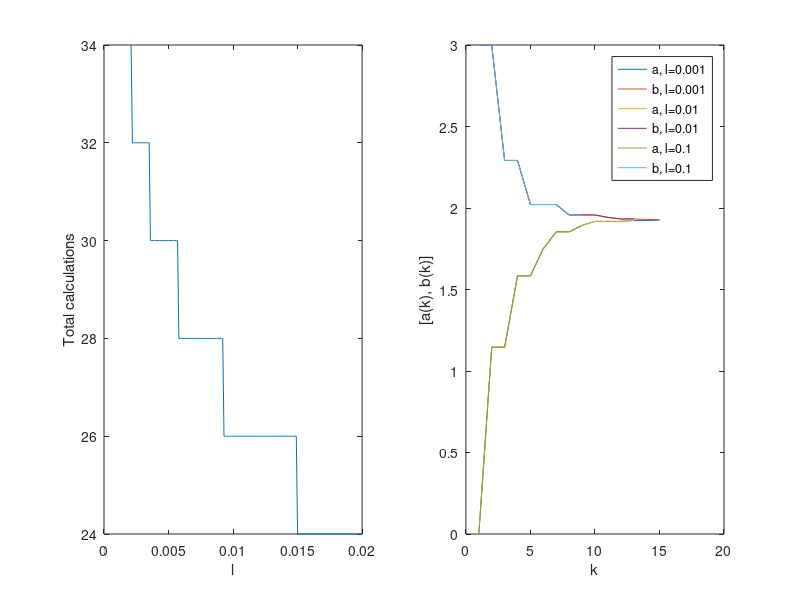
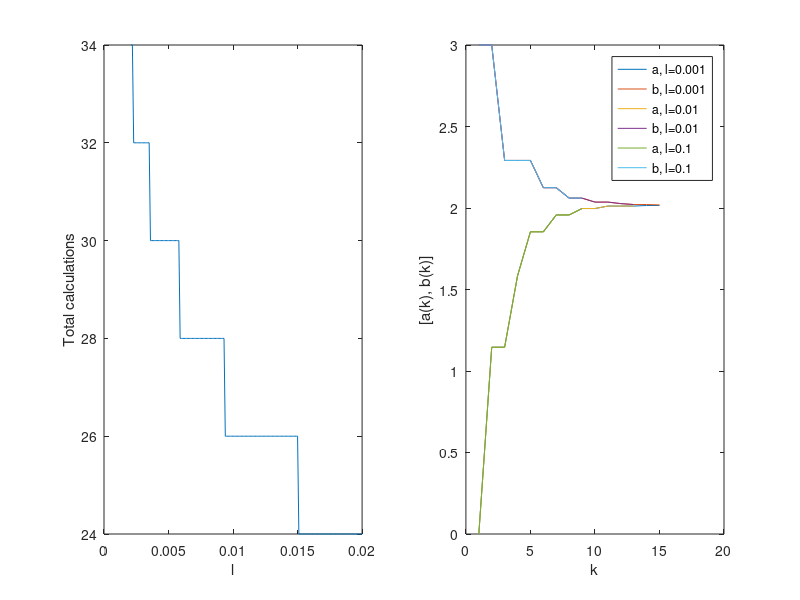
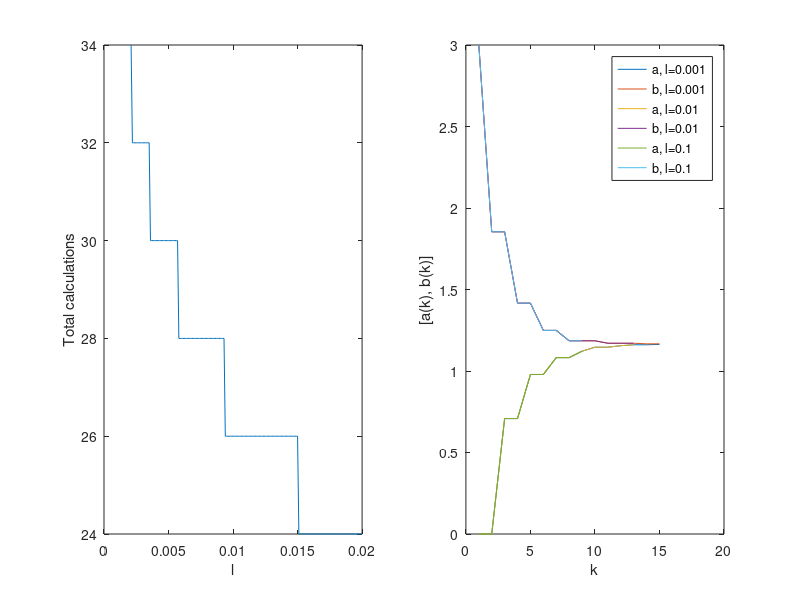

The MATLAB script that drew these images, in order:
clear all
clc

% Define an array of functions
functions = {@(x) (x - 1)^3 + ((x - 4)^2)*cos(x), @(x) exp((-2)*x) + (x - 2)^2, @(x) (x^2)*log(0.5*x) + sin((0.2*x)^2)};

% Iterate through each function
for j = 1:length(functions)
    figure(j)
    % Initialize parameters
    l = 0.01;
    gamma = 0.618;
    
    a = zeros(100, 1);
    b = zeros(100, 1);

    x1 = zeros(100, 1);
    x2 = zeros(100, 1);

    % Define initial interval [a, b]
    a(1) = 0; 
    b(1) = 3;

    x1(1) = a(1) + (1-gamma)*(b(1) - a(1));
    x2(1) = a(1) + gamma*(b(1) - a(1));

    k = 1;    
    f = functions{j};

    % Golden ratio method
    while (b(k) - a(k)) >= l   
        % Update the interval [a, b] and store the values
        if f(x1(k)) > f(x2(k))
            a(k+1) = x1(k);
            b(k+1) = b(k);
            x2(k+1) = a(k+1) + gamma*(b(k+1) - a(k+1));
            x1(k+1) = x2(k);
        else
            a(k+1) = a(k);
            b(k+1) = x2(k);
            x2(k+1) = x1(k);
            x1(k+1) = a(k+1) + (1-gamma)*(b(k+1) - a(k+1));
        end
        k = k + 1;
    end
    
    fprintf('For function %d, the minimum value belongs to the interval [a, b] = [%f, %f]\n', j, a(k), b(k));
    
    % Variation of l
    l = 0.0021:0.0001:0.02;

    a = zeros(100, 1);
    b = zeros(100, 1);

    x1 = zeros(100, 1);
    x2 = zeros(100, 1);

    a(1) = 0; 
    b(1) = 3;

    x1(1) = a(1) + (1-gamma)*(b(1) - a(1));
    x2(1) = a(1) + gamma*(b(1) - a(1));
    
    N = zeros(length(l), 1);
    
    for i = 1:length(l)
        k = 1;
        while b(k)-a(k) >= l(i)   
            % Update the interval [a, b] and store the values
            if f(x1(k)) > f(x2(k))
                a(k+1) = x1(k);
                b(k+1) = b(k);
                x2(k+1) = a(k+1) + gamma*(b(k+1) - a(k+1));
                x1(k+1) = x2(k);
            else
                a(k+1) = a(k);
                b(k+1) = x2(k);
                x2(k+1) = x1(k);
                x1(k+1) = a(k+1) + (1-gamma)*(b(k+1) - a(k+1));
            end
            k = k + 1;
        end
        N(i) = k;
    end
    number_of_calculations = 2*N;
    
    subplot(1,2,1);
    plot(l, number_of_calculations);
    hold on;
    xlabel('l');
    ylabel('Total calculations');
    
    % Plot interval against k for different l values
    l = [0.005, 0.01, 0.1];
    
    a = zeros(100, 3);
    b = zeros(100, 3);

    x1 = zeros(100, 3);
    x2 = zeros(100, 3);
     
    a(1,:) = [0, 0, 0]; 
    b(1,:) = [3, 3, 3];

    t1 = a(1) + (1-gamma)*(b(1) - a(1));
    t2 = a(1) + gamma*(b(1) - a(1)); 

    x1(1, :) = [t1, t1, t1];
    x2(1, :) = [t2, t2, t2]; 
    
    k = zeros(1, 3); 
    
    for i = 1:3
        k(i) = 1;
        while (b(k(i), i) - a(k(i), i)) >= l(i)
            % Update the interval [a, b] and store the values
            if f(x1(k(i), i)) > f(x2(k(i), i))
                a(k(i)+1,i) = x1(k(i),i);
                b(k(i)+1,i) = b(k(i),i);
                x2(k(i)+1,i) = a(k(i)+1,i) + gamma*(b(k(i)+1,i) - a(k(i)+1,i));
                x1(k(i)+1,i) = x2(k(i),i);
            else
                a(k(i)+1,i) = a(k(i),i);
                b(k(i)+1,i) = x2(k(i),i);
                x2(k(i)+1,i) = x1(k(i),i);
                x1(k(i)+1,i) = a(k(i)+1,i) + (1-gamma)*(b(k(i)+1,i) - a(k(i)+1,i));
            end
            k(i) = k(i) + 1;
        end
    end
    
    % Indices for plotting intervals [a(k), b(k)]
    K1 = (1:1:k(1))';
    K2 = (1:1:k(2))';
    K3 = (1:1:k(3))';
    
    subplot(1,2,2);
    plot(K1, a(1:k(1),1));
    hold on;
    plot(K1, b(1:k(1),1));
    plot(K2, a(1:k(2),1));
    plot(K2, b(1:k(2),1));
    plot(K3, a(1:k(3),1));
    plot(K3, b(1:k(3),1)); 
    
    xlabel('k');
    ylabel('[a(k), b(k)]');
    legend({'a, l=0.001','b, l=0.001','a, l=0.01','b, l=0.01','a, l=0.1','b, l=0.1'});
end